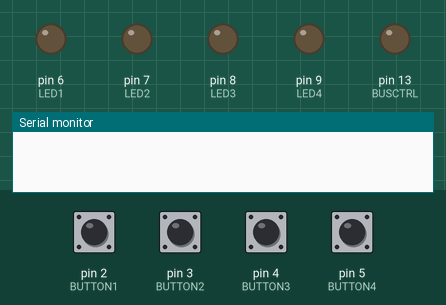
Recording of a program running on a simulated Arduino Uno, built with avr-gcc and run on an emulated ATmega328P. Shown: output pins drawn as LEDs (lit = HIGH), the last lines printed to the serial monitor. Inputs (shaded band) come from the test bench; at power-on: pin 2 (BUTTON1), pin 3 (BUTTON2), pin 4 (BUTTON3), pin 5 (BUTTON4) LOW.

Above: at 1.2 s.
1.3 s: pin 2 (BUTTON1) pulled HIGH for 0.15 s
At 2.8 s:
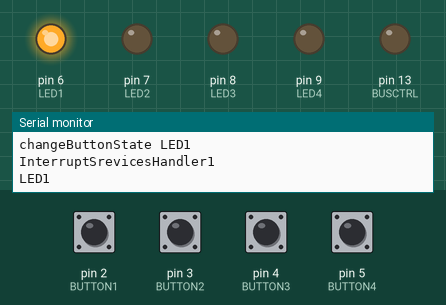
3.1 s: pin 3 (BUTTON2) pulled HIGH for 0.15 s
At 4.6 s:
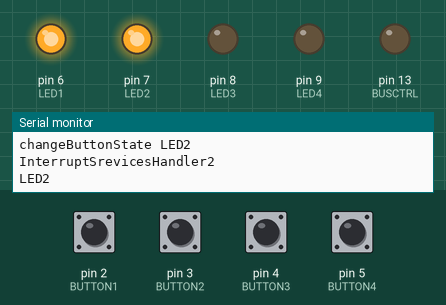
4.9 s: pin 4 (BUTTON3) pulled HIGH for 0.15 s
At 6.3 s:
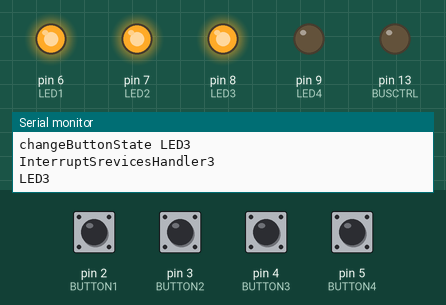
6.7 s: pin 5 (BUTTON4) pulled HIGH for 0.15 s
At 7.9 s:
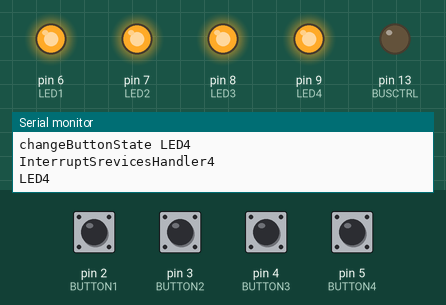
8.5 s: pin 2 (BUTTON1) pulled HIGH for 1 s
At 10.9 s:
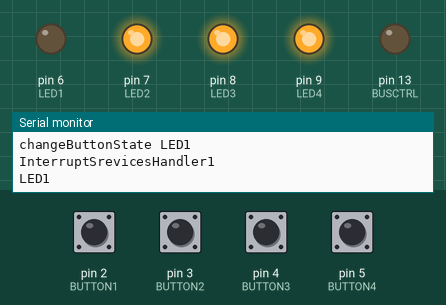
11.2 s: pin 3 (BUTTON2) pulled HIGH for 1 s
At 12.9 s:
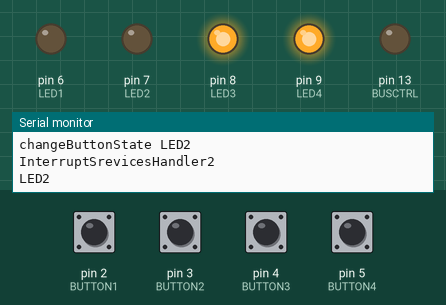
Timing chart, 0 to 14.4 s (numbered marks = the images above; inputs shaded):
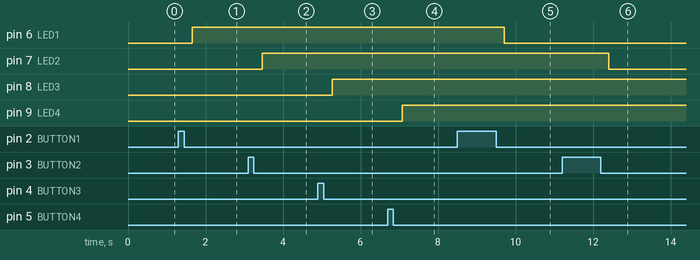

The program:

main.cpp
```cpp
#include <Arduino.h>
#include <Ticker.h>
#include "Floor0.h"
#include "rtwtypes.h"
#include <SoftwareSerial.h>

static Floor0ModelClass rtObj;
// Instance of model class
SoftwareSerial BusSerial(BUSRX, BUSTX);
char bufferWrite;
char bufferRead;
int bits[8];
char received[3];
char registerAddress;

int button[4] = {0};
boolean shouldSendToMasterOrNot = false;
void writeToBus(char ra, int btn)
{
  if (shouldSendToMasterOrNot)
  {
    char deviceAddress = 0b00000001;
    digitalWrite(BUSCTRL, HIGH);
    BusSerial.write(deviceAddress);
    BusSerial.write(ra);
    BusSerial.write((char)btn);
    digitalWrite(BUSCTRL, LOW);
  }
}

void InterruptSrevicesHandlerRead(char data, int pol)
{
  button[pol] = data;
  switch (pol)
  {
  case 0:
    rtObj.rtY.l1 = data ? true : false;
    digitalWrite(LED1, rtObj.rtY.l1 == true ? HIGH : LOW);
    break;

  case 1:
    rtObj.rtY.l2 = data ? true : false;
    digitalWrite(LED2, rtObj.rtY.l2 == true ? HIGH : LOW);
    break;
  case 2:
    rtObj.rtY.l3 = data ? true : false;
    digitalWrite(LED3, rtObj.rtY.l3 == true ? HIGH : LOW);
    break;
  case 3:
    rtObj.rtY.l4 = data ? true : false;
    digitalWrite(LED4, rtObj.rtY.l4 == true ? HIGH : LOW);
    break;

  default:
    break;
  }
}

void InterruptSrevicesHandler1()
{
  button[0] = !button[0];
  rtObj.changeButtonState(1);
  delay(2);
  registerAddress = 0b00000001;
  Serial.println("InterruptSrevicesHandler1");
  writeToBus(registerAddress, button[0]);
}
void InterruptSrevicesHandler2()
{
  button[1] = !button[1];
  rtObj.changeButtonState(2);
  delay(2);
  registerAddress = 0b00000010;
  Serial.println("InterruptSrevicesHandler2");
  writeToBus(registerAddress, button[1]);
}
void InterruptSrevicesHandler3()
{
  button[2] = !button[2];
  rtObj.changeButtonState(3);
  delay(2);
  registerAddress = 0b00000011;
  Serial.println("InterruptSrevicesHandler3");
  writeToBus(registerAddress, button[2]);
}

void InterruptSrevicesHandler4()
{
  button[3] = !button[3];
  rtObj.changeButtonState(4);
  delay(2);
  registerAddress = 0b00000100;
  Serial.println("InterruptSrevicesHandler4");
  writeToBus(registerAddress, button[3]);
}

void rt_OneStep(void);
void rt_OneStep(void)
{
  static boolean_T OverrunFlag = false;

  // Disable interrupts here

  // Check for overrun
  if (OverrunFlag)
  {
    rtmSetErrorStatus(rtObj.getRTM(), "Overrun");
    return;
  }

  OverrunFlag = true;

  // Save FPU context here (if necessary)
  // Re-enable timer or interrupt here
  // Set model inputs here

  // Step the model
  rtObj.step();

  // Get model outputs here

  // Indicate task complete
  OverrunFlag = false;

  // Disable interrupts here
  // Restore FPU context here (if necessary)
  // Enable interrupts here
}

void sendStatusToMaster()
{
  int data = 0;
  data += (rtObj.rtY.l1 ? 1 : 0);
  data += (rtObj.rtY.l2 ? 2 : 0);
  data += (rtObj.rtY.l3 ? 4 : 0);
  data += (rtObj.rtY.l4 ? 8 : 0);
  Serial.println(data);
  writeToBus(0b10000000, data);
}

Ticker timer1(rt_OneStep, 200);

void setup()
{
  // put your setup code here, to run once:
  pinMode(BUTTON1, INPUT);
  pinMode(BUTTON2, INPUT);
  pinMode(BUTTON3, INPUT);
  pinMode(BUTTON4, INPUT);

  pinMode(LED1, OUTPUT);
  pinMode(LED2, OUTPUT);
  pinMode(LED3, OUTPUT);
  pinMode(LED4, OUTPUT);

  pinMode(BUSCTRL, OUTPUT);
  digitalWrite(BUSCTRL, LOW);

  Serial.begin(9600);
  rtObj.initialize();
  timer1.start();

  BusSerial.begin(9600);
  // delay(2);
  // Serial.println("Chera?");
}

void loop()
{
  // put your main code here, to run repeatedly:
  if (BusSerial.available() > 0)
  {
    delay(2);
    Serial.println("bufferRead");

    BusSerial.readBytes(received, 3);
    Serial.println(int(received[0]));
    if (received[0] == 3)
    {
      shouldSendToMasterOrNot = true;
      if (received[1] == -128)
      {
        Serial.println("salam");
        sendStatusToMaster();
      }
      else
      {
        Serial.println(int(received[1]));
        switch (received[1])
        {
        case 1:

          InterruptSrevicesHandlerRead(received[2], 0);
          break;
        case 2:
          InterruptSrevicesHandlerRead(received[2], 1);
          break;
        case 3:
          InterruptSrevicesHandlerRead(received[2], 2);
          break;
        case 4:
          InterruptSrevicesHandlerRead(received[2], 3);
          break;

        default:
          break;
        }
      }
    }
    else
    {
      shouldSendToMasterOrNot = false;
    }

    // buffer is your received data...
  }
  else if (digitalRead(BUTTON1))
  {
    InterruptSrevicesHandler1();
    while (digitalRead(BUTTON1))
      ;
  }
  else if (digitalRead(BUTTON2))
  {
    InterruptSrevicesHandler2();
    while (digitalRead(BUTTON2))
      ;
  }
  else if (digitalRead(BUTTON3))
  {
    InterruptSrevicesHandler3();
    while (digitalRead(BUTTON3))
      ;
  }
  else if (digitalRead(BUTTON4))
  {
    InterruptSrevicesHandler4();
    while (digitalRead(BUTTON4))
      ;
  }
  delay(2);
  timer1.update();
}
```

Floor0.h
```cpp
//
// File: Floor0.h
//
// Code generated for Simulink model 'Floor0'.
//
// Model version                  : 1.28
// Simulink Coder version         : 9.1 (R2019a) 23-Nov-2018
// C/C++ source code generated on : Fri Jan 24 16:51:36 2020
//
// Target selection: ert.tlc
// Embedded hardware selection: Atmel->AVR
// Code generation objectives:
//    1. Execution efficiency
//    2. RAM efficiency
// Validation result: Not run
//
#ifndef RTW_HEADER_Floor0_h_
#define RTW_HEADER_Floor0_h_
#ifndef Floor0_COMMON_INCLUDES_
# define Floor0_COMMON_INCLUDES_
#include "rtwtypes.h"
#endif                                 // Floor0_COMMON_INCLUDES_

// Macros for accessing real-time model data structure
#ifndef rtmGetErrorStatus
# define rtmGetErrorStatus(rtm)        ((rtm)->errorStatus)
#endif

#ifndef rtmSetErrorStatus
# define rtmSetErrorStatus(rtm, val)   ((rtm)->errorStatus = (val))
#endif


// Forward declaration for rtModel
typedef struct tag_RTM RT_MODEL;

// Our custom pins
#define BUTTON1 2
#define BUTTON2 3
#define BUTTON3 4
#define BUTTON4 5

#define LED1 6
#define LED2 7
#define LED3 8
#define LED4 9

#define BUSRX 11
#define BUSTX 12
#define BUSCTRL 13


// Block signals and states (default storage) for system '<Root>'
typedef struct {
  uint8_T is_active_c3_Floor0;         // '<Root>/Floor'
  uint8_T is_c3_Floor0;                // '<Root>/Floor'
} DW;

// External inputs (root inport signals with default storage)
typedef struct {
  boolean_T b1;                        // '<Root>/b1'
  boolean_T b2;                        // '<Root>/b2'
  boolean_T b3;                        // '<Root>/b3'
  boolean_T b4;                        // '<Root>/b4'
} ExtU;

// External outputs (root outports fed by signals with default storage)
typedef struct {
  boolean_T l1;                        // '<Root>/l1'
  boolean_T l2;                        // '<Root>/l2'
  boolean_T l3;                        // '<Root>/l3'
  boolean_T l4;                        // '<Root>/l4'
} ExtY;

// Real-time Model Data Structure
struct tag_RTM {
  const char_T * volatile errorStatus;
};

// Class declaration for model Floor0
class Floor0ModelClass {
  // public data and function members
 public:
  // External inputs
  ExtU rtU;

  // External outputs
  ExtY rtY;

  // model initialize function
  void initialize();

  void changeButtonState(int button);

  // model step function
  void step();

  // Constructor
  Floor0ModelClass();

  // Destructor
  ~Floor0ModelClass();

  // Real-Time Model get method
  RT_MODEL * getRTM();

  // private data and function members
 private:
  // Block signals and states
  DW rtDW;

  // Real-Time Model
  RT_MODEL rtM;
};

//-
//  The generated code includes comments that allow you to trace directly
//  back to the appropriate location in the model.  The basic format
//  is <system>/block_name, where system is the system number (uniquely
//  assigned by Simulink) and block_name is the name of the block.
//
//  Note that this particular code originates from a subsystem build,
//  and has its own system numbers different from the parent model.
//  Refer to the system hierarchy for this subsystem below, and use the
//  MATLAB hilite_system command to trace the generated code back
//  to the parent model.  For example,
//
//  hilite_system('Project/Floor')    - opens subsystem Project/Floor
//  hilite_system('Project/Floor/Kp') - opens and selects block Kp
//
//  Here is the system hierarchy for this model
//
//  '<Root>' : 'Project'
//  '<S1>'   : 'Project/Floor'

#endif                                 // RTW_HEADER_Floor0_h_

//
// File trailer for generated code.
//
// [EOF]
//
```

rtwtypes.h
```cpp
//
// File: rtwtypes.h
//
// Code generated for Simulink model 'Floor0'.
//
// Model version                  : 1.28
// Simulink Coder version         : 9.1 (R2019a) 23-Nov-2018
// C/C++ source code generated on : Fri Jan 24 16:51:36 2020
//
// Target selection: ert.tlc
// Embedded hardware selection: Atmel->AVR
// Code generation objectives:
//    1. Execution efficiency
//    2. RAM efficiency
// Validation result: Not run
//

#ifndef RTWTYPES_H
#define RTWTYPES_H

// Logical type definitions
#if (!defined(__cplusplus))
#  ifndef false
#   define false                       (0U)
#  endif

#  ifndef true
#   define true                        (1U)
#  endif
#endif

//=======================================================================*
//  Target hardware information
//    Device type: Atmel->AVR
//    Number of bits:     char:   8    short:   16    int:  16
//                        long:  32    long long:  64
//                        native word size:   8
//    Byte ordering: LittleEndian
//    Signed integer division rounds to: Zero
//    Shift right on a signed integer as arithmetic shift: on
// =======================================================================

//=======================================================================*
//  Fixed width word size data types:                                     *
//    int8_T, int16_T, int32_T     - signed 8, 16, or 32 bit integers     *
//    uint8_T, uint16_T, uint32_T  - unsigned 8, 16, or 32 bit integers   *
// =======================================================================
typedef signed char int8_T;
typedef unsigned char uint8_T;
typedef int int16_T;
typedef unsigned int uint16_T;
typedef long int32_T;
typedef unsigned long uint32_T;
typedef long long int64_T;
typedef unsigned long long uint64_T;

//===========================================================================*
//  Generic type definitions: boolean_T, char_T, byte_T, int_T, uint_T,       *
//                            ulong_T, ulonglong_T.                           *
// ===========================================================================
typedef unsigned char boolean_T;
typedef int int_T;
typedef unsigned int uint_T;
typedef unsigned long ulong_T;
typedef unsigned long long ulonglong_T;
typedef char char_T;
typedef unsigned char uchar_T;
typedef char_T byte_T;

//=======================================================================*
//  Min and Max:                                                          *
//    int8_T, int16_T, int32_T     - signed 8, 16, or 32 bit integers     *
//    uint8_T, uint16_T, uint32_T  - unsigned 8, 16, or 32 bit integers   *
// =======================================================================
#define MAX_int8_T                     ((int8_T)(127))
#define MIN_int8_T                     ((int8_T)(-128))
#define MAX_uint8_T                    ((uint8_T)(255U))
#define MAX_int16_T                    ((int16_T)(32767))
#define MIN_int16_T                    ((int16_T)(-32768))
#define MAX_uint16_T                   ((uint16_T)(65535U))
#define MAX_int32_T                    ((int32_T)(2147483647L))
#define MIN_int32_T                    ((int32_T)(-2147483647L-1L))
#define MAX_uint32_T                   ((uint32_T)(0xFFFFFFFFUL))
#define MAX_int64_T                    ((int64_T)(9223372036854775807LL))
#define MIN_int64_T                    ((int64_T)(-9223372036854775807LL-1LL))
#define MAX_uint64_T                   ((uint64_T)(0xFFFFFFFFFFFFFFFFULL))

// Block D-Work pointer type
typedef void * pointer_T;

#endif                                 // RTWTYPES_H

//
// File trailer for generated code.
//
// [EOF]
//
```

Floor0.cpp
```cpp
//
// File: Floor0.cpp
//
// Code generated for Simulink model 'Floor0'.
//
// Model version                  : 1.28
// Simulink Coder version         : 9.1 (R2019a) 23-Nov-2018
// C/C++ source code generated on : Fri Jan 24 16:51:36 2020
//
// Target selection: ert.tlc
// Embedded hardware selection: Atmel->AVR
// Code generation objectives:
//    1. Execution efficiency
//    2. RAM efficiency
// Validation result: Not run
//
#include "Floor0.h"
#include <Arduino.h>
#include <SoftwareSerial.h>


// Named constants for Chart: '<Root>/Floor'
#define IN_Floor_Initial               ((uint8_T)1U)
#define IN_fled_1                      ((uint8_T)2U)
#define IN_fled_2                      ((uint8_T)3U)
#define IN_fled_3                      ((uint8_T)4U)
#define IN_fled_4                      ((uint8_T)5U)

char buffer;

// Model step function
void Floor0ModelClass::step()
{
  // Chart: '<Root>/Floor' incorporates:
  //   Inport: '<Root>/b1'
  //   Inport: '<Root>/b2'
  //   Inport: '<Root>/b3'
  //   Inport: '<Root>/b4'
  if (rtDW.is_active_c3_Floor0 == 0U) {
    rtDW.is_active_c3_Floor0 = 1U;

    // Outport: '<Root>/l1'
    rtY.l1 = false;

    // Outport: '<Root>/l2'
    rtY.l2 = false;

    // Outport: '<Root>/l3'
    rtY.l3 = false;

    // Outport: '<Root>/l4'
    rtY.l4 = false;
    rtDW.is_c3_Floor0 = IN_Floor_Initial;
  } else {
    switch (rtDW.is_c3_Floor0) {
     case IN_Floor_Initial:
      if (rtU.b1) {
        rtDW.is_c3_Floor0 = IN_fled_1;

        // Outport: '<Root>/l1'
        rtY.l1 = !rtY.l1;
        rtU.b1 = false;
        // digitalWrite(LED1, rtY.l1 ? HIGH : LOW);
      } else if (rtU.b2) {
        rtDW.is_c3_Floor0 = IN_fled_2;

        // Outport: '<Root>/l2'
        rtY.l2 = !rtY.l2;
        rtU.b2 = false;
        // digitalWrite(LED2, rtY.l2 ? HIGH : LOW);
      } else if (rtU.b3) {
        rtDW.is_c3_Floor0 = IN_fled_3;

        // Outport: '<Root>/l3'
        rtY.l3 = !rtY.l3;
        rtU.b3 = false;
        // digitalWrite(LED3, rtY.l3 ? HIGH : LOW);
      } else {
        if (rtU.b4) {
          rtDW.is_c3_Floor0 = IN_fled_4;

          // Outport: '<Root>/l4'
          rtY.l4 = !rtY.l4;
          rtU.b4 = false;
          // digitalWrite(LED4, rtY.l4 ? HIGH : LOW);
        }
      }
      break;

     case IN_fled_1:
      delay(2);
      Serial.println("LED1");
      digitalWrite(LED1, rtY.l1 == true ? HIGH : LOW);
      rtDW.is_c3_Floor0 = IN_Floor_Initial;
      break;

     case IN_fled_2:
      delay(2);
      Serial.println("LED2");
      digitalWrite(LED2, rtY.l2 == true ? HIGH : LOW);
      rtDW.is_c3_Floor0 = IN_Floor_Initial;
      break;

     case IN_fled_3:
      delay(2);
      Serial.println("LED3");
      digitalWrite(LED3, rtY.l3 == true ? HIGH : LOW);
      rtDW.is_c3_Floor0 = IN_Floor_Initial;
      break;

     default:
      // case IN_fled_4:
      delay(2);
      Serial.println("LED4");
      digitalWrite(LED4, rtY.l4 == true ? HIGH : LOW);
      rtDW.is_c3_Floor0 = IN_Floor_Initial;
      break;
    }
  }

  // End of Chart: '<Root>/Floor'
}

// Model initialize function
void Floor0ModelClass::initialize()
{
  // (no initialization code required)
}

void Floor0ModelClass::changeButtonState(int button){
  switch (button) {
     case 1:
      rtU.b1 = true;
      delay(2);
      Serial.println("changeButtonState LED1");

      break;
     case 2:
      rtU.b2 = true;
      delay(2);
      Serial.println("changeButtonState LED2");
      break;

     case 3:
      rtU.b3 = true;
      delay(2);
      Serial.println("changeButtonState LED3");
      break;

     case 4:
      rtU.b4 = true;
      delay(2);
      Serial.println("changeButtonState LED4");
      break;

     default:
      rtU.b1 = false;
      rtU.b2 = false;
      rtU.b3 = false;
      rtU.b4 = false;
      break;
      }
}

// Constructor
Floor0ModelClass::Floor0ModelClass()
{
  // Currently there is no constructor body generated.
}

// Destructor
Floor0ModelClass::~Floor0ModelClass()
{
  // Currently there is no destructor body generated.
}

// Real-Time Model get method
RT_MODEL * Floor0ModelClass::getRTM()
{
  return (&rtM);
}

//
// File trailer for generated code.
//
// [EOF]
//
```

Measured:
- after the input at 1.3 s, pin 6 (LED1): LOW → HIGH after 0.36 s
- after the input at 3.1 s, pin 7 (LED2): LOW → HIGH after 0.36 s
- after the input at 4.9 s, pin 8 (LED3): LOW → HIGH after 0.37 s
- after the input at 6.7 s, pin 9 (LED4): LOW → HIGH after 0.38 s
- after the input at 8.5 s, pin 6 (LED1): HIGH → LOW after 1.2 s
- after the input at 11.2 s, pin 7 (LED2): HIGH → LOW after 1.2 s
